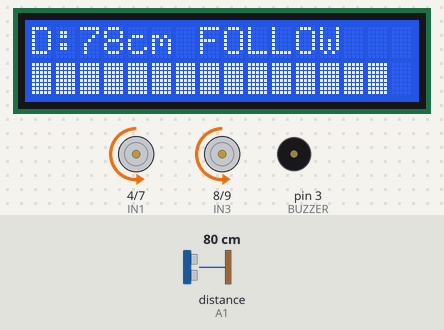
This sketch was run on a simulated Arduino Uno, built with avr-gcc and run on an emulated ATmega328P. On the bench: 16×2 character LCD, motor-driver pin pairs drawn as motors (green arrow = first pin HIGH = forward, orange = second pin HIGH = backward, longer = more drive, scaled by the enable pin), buzzer (waves = sounding). Wiring (inferred from the names in the program): ultrasonic range finder: trigger A0; echo A1. The test bench sets the inputs (shaded band); at power-on: distance to the obstacle (sensor on A1) 80 cm. The echo pulse lasts 58.3 µs per cm.

Above: at 2.78 s.
2.8 s: distance to the obstacle (sensor on A1) set to 4 cm
At 3.8 s:
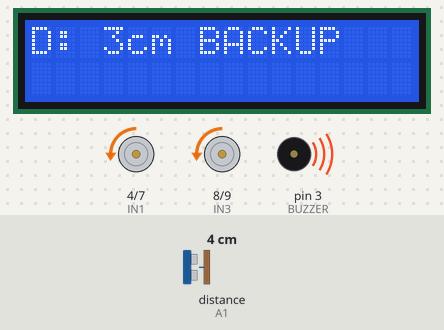
4.5 s: distance to the obstacle (sensor on A1) set to 83 cm
At 4.65 s:
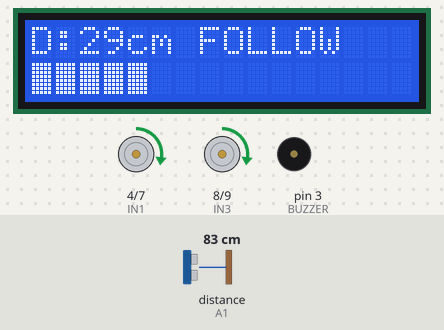
6.3 s: distance to the obstacle (sensor on A1) set to 35 cm
At 7.6 s:
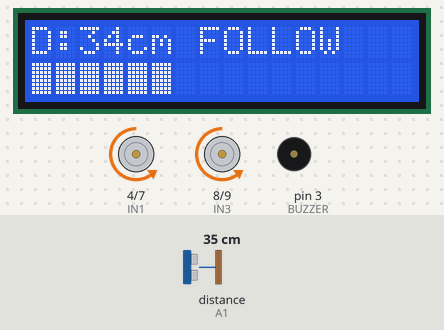
8.2 s: distance to the obstacle (sensor on A1) set to 2 cm
At 10.6 s:
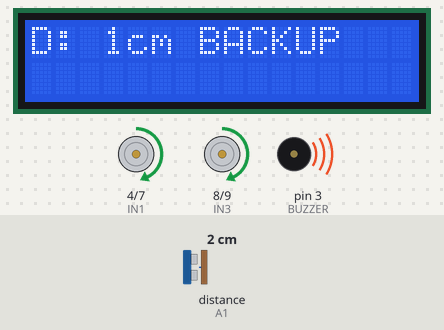
11.2 s: distance to the obstacle (sensor on A1) set to 18 cm
At 12.7 s:
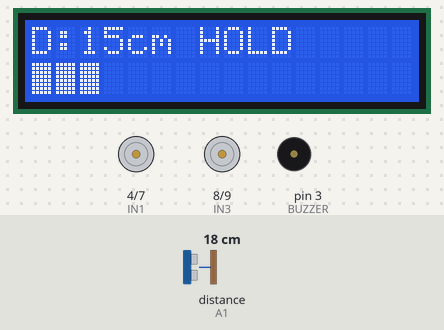
12.9 s: distance to the obstacle (sensor on A1) set to 83 cm
At 15.4 s:
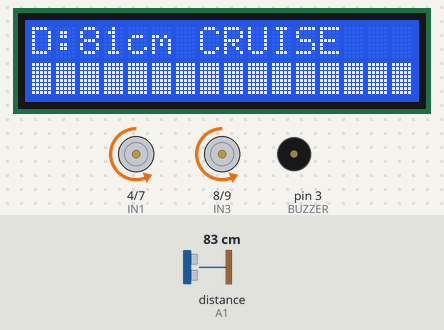
Timing chart, 0 to 15.7 s (numbered marks = the images above; inputs shaded):
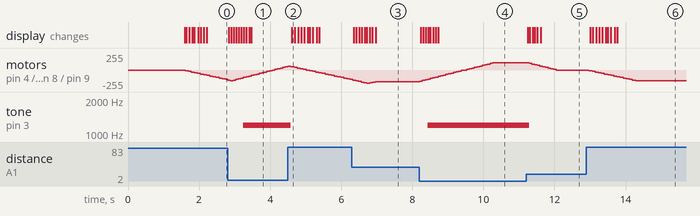

Measured:
- after the input at 2.8 s, tone on pin 3 (BUZZER): silent → 1200 Hz after 0.45 s; the display: first changes at once (image 1 shows a later state)
- after the input at 4.5 s, tone on pin 3 (BUZZER): 1200 Hz → silent after 0.08 s; the display: changes after 0.11 s (image 2)
- after the input at 6.3 s, the display: first changes after 0.05 s (image 3 shows a later state)
- after the input at 8.2 s, motor on pin 4 (IN1) / pin 7 (IN2), motor on pin 8 (IN3) / pin 9 (IN4): moves from backward 176/255 to forward 110/255 over 2.0 s, starting at once; tone on pin 3 (BUZZER): silent → 1200 Hz after 0.23 s; the display: first changes at once (image 4 shows a later state)
- after the input at 11.2 s, motor on pin 4 (IN1) / pin 7 (IN2), motor on pin 8 (IN3) / pin 9 (IN4): moves from forward 110/255 to stopped over 0.76 s, starting after 0.09 s; tone on pin 3 (BUZZER): 1200 Hz → silent after 0.09 s; the display: first changes at once (image 5 shows a later state)
- after the input at 12.9 s, motor on pin 4 (IN1) / pin 7 (IN2), motor on pin 8 (IN3) / pin 9 (IN4): moves from stopped to backward 160/255 over 1.3 s, starting after 0.07 s; the display: first changes after 0.10 s (image 6 shows a later state)

The sketch:

stage2_acc.ino
```cpp
#include <Wire.h>
#include <LiquidCrystal_I2C.h>

const int ENA = 5, IN1 = 4, IN2 = 7;
const int IN3 = 8, IN4 = 9, ENB = 6;
const int TRIG = A0, ECHO = A1;
const int BUZZER = 3;

const int   TARGET_DIST = 12;
const int   PANIC_DIST  = 7;
const int   DEADBAND    = 3;
const int   MAX_DIST    = 80;
const float Kp          = 8.0;
const int   MIN_PWM     = 110;
const int   MAX_PWM     = 200;
const int   CRUISE_PWM  = 160;
const int   RAMP_STEP   = 10;

LiquidCrystal_I2C lcd(0x27, 16, 2);
int   currentPwm = 0, currentDir = 0;
long  smoothDist = 50;

void setup() {
  pinMode(ENA, OUTPUT); pinMode(ENB, OUTPUT);
  pinMode(IN1, OUTPUT); pinMode(IN2, OUTPUT);
  pinMode(IN3, OUTPUT); pinMode(IN4, OUTPUT);
  pinMode(TRIG, OUTPUT); pinMode(ECHO, INPUT);
  pinMode(BUZZER, OUTPUT);
  lcd.init(); lcd.backlight();
  lcd.setCursor(0,0); lcd.print("   M A V P");
  lcd.setCursor(0,1); lcd.print(" ADAPTIVE ACC");
  delay(1500); lcd.clear();
  Serial.begin(9600);
}

long readRaw() {
  digitalWrite(TRIG, LOW);  delayMicroseconds(2);
  digitalWrite(TRIG, HIGH); delayMicroseconds(10);
  digitalWrite(TRIG, LOW);
  long d = pulseIn(ECHO, HIGH, 30000);
  if (d == 0) return 999;
  return d / 58;
}
long readDistance() {
  long a = readRaw(), b = readRaw(), c = readRaw();
  long med = max(min(a,b), min(max(a,b),c));
  if (med >= 999) return smoothDist;
  smoothDist = (smoothDist * 2 + med) / 3;
  return smoothDist;
}

void applyMotors(int dir, int pwm) {
  if (dir > 0) { digitalWrite(IN1,LOW); digitalWrite(IN2,HIGH); digitalWrite(IN3,LOW); digitalWrite(IN4,HIGH); }
  else if (dir < 0) { digitalWrite(IN1,HIGH); digitalWrite(IN2,LOW); digitalWrite(IN3,HIGH); digitalWrite(IN4,LOW); }
  analogWrite(ENA, pwm); analogWrite(ENB, pwm);
}
void driveSmooth(int targetDir, int targetPwm) {
  if (targetDir != currentDir && currentPwm > 0) {
    currentPwm -= RAMP_STEP;
    if (currentPwm <= 0) { currentPwm = 0; currentDir = targetDir; }
  } else {
    currentDir = targetDir;
    if (currentPwm < targetPwm) currentPwm = min(currentPwm + RAMP_STEP, targetPwm);
    else if (currentPwm > targetPwm) currentPwm = max(currentPwm - RAMP_STEP, targetPwm);
  }
  applyMotors(currentDir, currentPwm);
}

void showCluster(long d, const char* mode) {
  lcd.setCursor(0,0);
  lcd.print("D:");
  if (d >= 999) lcd.print("-- "); else { if(d<10)lcd.print(" "); lcd.print(d); lcd.print("cm"); }
  lcd.print(" "); lcd.print(mode); lcd.print("   ");
  lcd.setCursor(0,1);
  int bars = map(constrain(d,0,MAX_DIST), 0, MAX_DIST, 0, 16);
  for (int i=0;i<16;i++) lcd.print(i<bars ? (char)255 : ' ');
}

void loop() {
  long d = readDistance();
  int targetDir, targetPwm; const char* mode;

  if (d >= MAX_DIST) {
    targetDir = 1; targetPwm = CRUISE_PWM; mode = "CRUISE"; noTone(BUZZER);
  } else {
    int error = d - TARGET_DIST;
    if (abs(error) <= DEADBAND) {
      targetDir = 0; targetPwm = 0; mode = "HOLD  "; noTone(BUZZER);
    } else if (error > 0) {
      int spd = constrain((int)(Kp*error), MIN_PWM, MAX_PWM);
      targetDir = 1; targetPwm = spd; mode = "FOLLOW"; noTone(BUZZER);
    } else {
      int spd = constrain((int)(Kp*(-error)), MIN_PWM, MAX_PWM);
      targetDir = -1; targetPwm = spd; mode = "BACKUP"; tone(BUZZER, 1200);
    }
  }
  driveSmooth(targetDir, targetPwm);
  showCluster(d, mode);
  delay(40);
}
```
